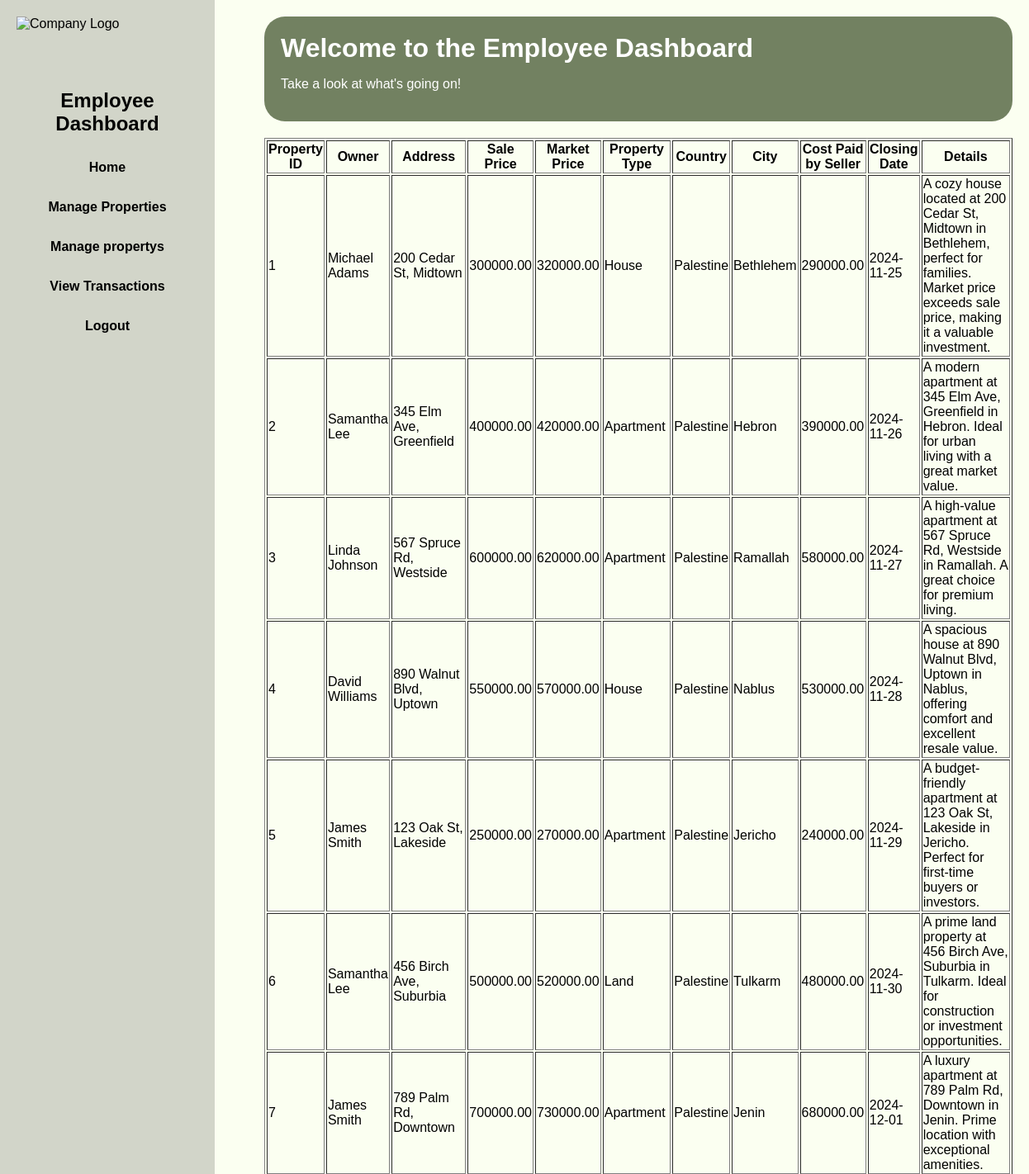
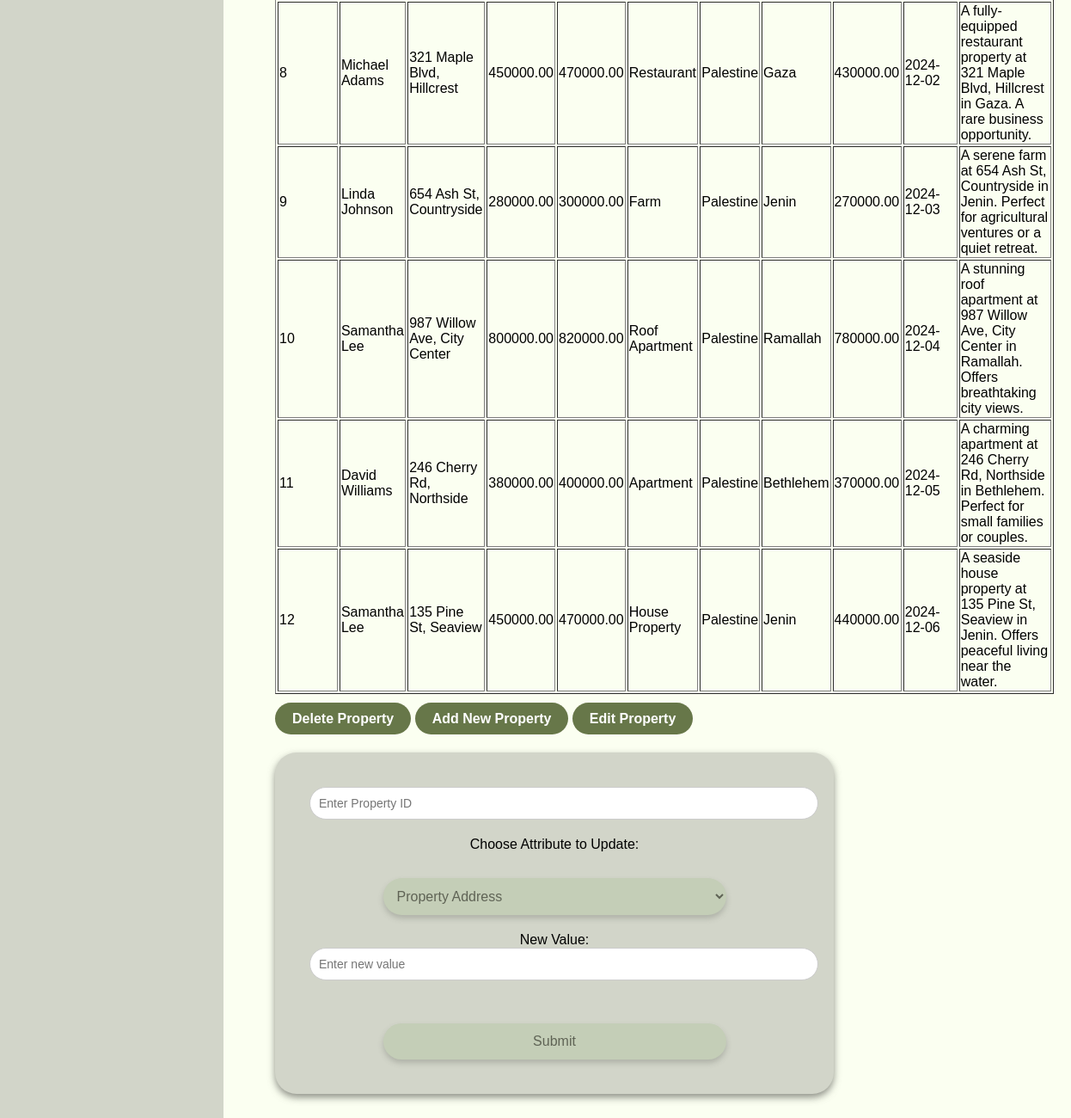
Screenshot of /edit_property.php with the database file from the repository (2 pictures, top to bottom).
### tables this page shows
CREATE TABLE property (
  propertyID INT AUTO_INCREMENT PRIMARY KEY,          
  ownerID INT,
  propertyAddress VARCHAR(255) NOT NULL,                       
  salePrice DECIMAL(15, 2),                        
  marketPrice DECIMAL(15, 2),                          
  propertyType VARCHAR(100),                            
  propertyCountry VARCHAR(100) NOT NULL,                        
  city VARCHAR(100) NOT NULL,                                   
  costPaidBySeller DECIMAL(15, 2),                    
  closingDate DATE NOT NULL,
  imagePath VARCHAR(255) NOT NULL,
  details TEXT,
  foreign key (ownerID) references owner (ownerID)
);

CREATE TABLE owner (
  ownerID INT AUTO_INCREMENT PRIMARY KEY,         
  ownerName VARCHAR(255) NOT NULL,                          
  address VARCHAR(255),                            
  email VARCHAR(100) NOT NULL UNIQUE,                              
  password VARCHAR(100) NOT NULL UNIQUE,                              
  registrationDate DATE,                           
  company VARCHAR(255),                             
  phoneNumber VARCHAR(20)
);

### edit_property.php (the view, shortened to what this page needs)
<!DOCTYPE html>
<html lang="en">
<head>
</head>
<body>
    <div class="container">
        <div class="sidebar">
            <?php
            echo '<img src="images/damanLogo.png" alt="Company Logo">';
        ?>
            <h2>Employee Dashboard</h2>
            <ul>
                <li><a href="employee.php">Home</a></li>
                <li><a href="manage_properties.php">Manage Properties</a></li>
                <li><a href="manage_propertys.php">Manage propertys</a></li>
                <li><a href="view_transactions.php">View Transactions</a></li>
                <li><a href="main.php">Logout</a></li>
            </ul>
        </div>
        <div class="main-content">
            <header style="background-color:rgb(114, 129, 97);">
                <h1>Welcome to the Employee Dashboard</h1>
                <p>Take a look at what's going on!</p>
            </header>
            <section class="overview">
            <?php
                    include 'MysqlConnection.php';
                    $sql = "SELECT P.propertyID, O.ownerName, P.propertyAddress, P.salePrice, P.marketPrice, P.propertyType, P.propertyCountry, P.city, P.costPaidBySeller, P.closingDate, P.details FROM property P, owner O where O.ownerID = P.ownerID order by P.propertyID";
                    $stmt = $conn->prepare($sql);
                    $stmt->execute();
                    $result = $stmt->get_result();
                    echo "<table border='1' style = 'width:100%;'>";
                    echo "<tr><th>Property ID</th><th>Owner</th><th>Address</th><th>Sale Price</th><th>Market Price</th><th>Property Type</th><th>Country</th><th>City</th><th>Cost Paid by Seller</th><th>Closing Date</th><th>Details</th></tr>";
                    while ($row = $result->fetch_assoc()) {
                        echo "<tr>";
                        echo "<td>" . htmlspecialchars($row['propertyID']) . "</td>";
                        echo "<td>" . htmlspecialchars($row['ownerName']) . "</td>";
                        echo "<td>" . htmlspecialchars($row['propertyAddress']) . "</td>";
                        echo "<td>" . htmlspecialchars($row['salePrice']) . "</td>";
                        echo "<td>" . htmlspecialchars($row['marketPrice']) . "</td>";
                        echo "<td>" . htmlspecialchars($row['propertyType']) . "</td>";
                        echo "<td>" . htmlspecialchars($row['propertyCountry']) . "</td>";
                        echo "<td>" . htmlspecialchars($row['city']) . "</td>";
                        echo "<td>" . htmlspecialchars($row['costPaidBySeller']) . "</td>";
                        echo "<td>" . htmlspecialchars($row['closingDate']) . "</td>";
                        echo "<td>" . htmlspecialchars($row['details']) . "</td>";
                        echo "</tr>";
                    }
                    echo "</table>";
                ?>
            </section>
            <section>
                <div class="action-buttons">
                    <a href="delete_property.php" class="button">Delete Property</a>
                    <a href="add_property.php" class="button">Add New Property</a>
                    <a href="edit_property.php" class="button">Edit Property</a>
                </div>
                <div class="login-container">
                    <form method="POST" action="">
                        <input type="number" name="propertyID" placeholder="Enter Property ID" required>
                        <label for="attribute_to_update">Choose Attribute to Update:</label>
                        <select name="attribute_to_update" id="attribute_to_update">
                            <option value="propertyAddress">Property Address</option>
                        </select><br>
                        <label for="new_value">New Value:</label><br>
                        <input type="text" name="new_value" id="new_value" value="" placeholder="Enter new value">
                        <button type="submit">Submit</button>
                    </form>
                </div>
            </section>
        </div>
    </div>
</body>
</html>

### edit_property.php (style rules this page uses)
body { font-family: Arial, sans-serif; margin: 0; padding: 0; background-color: rgb(251, 255, 241); }
.container { display: flex; min-height: 100vh; }
.container img { width: 100%; margin-bottom: 50px; }
.login-container { background-color: #d2d5c9; border-radius: 25px; padding: 40px; width: 570px; box-shadow: 0 4px 8px rgba(99, 100, 93, 0.72); text-align: center; margin-top: 30px; margin-bottom: 30px; }
.login-container input , .login-container select { width: 100%; padding: 10px; margin-bottom: 20px; border: 1px solid #ccc; border-radius: 25px; font-size: 14px; text-align: left; color: #555; }
.login-container button, .login-container select { width: 70%; padding: 12px; margin-top: 30px; background-color:rgb(196, 206, 183); color: rgb(95, 99, 85); border: none; border-radius: 25px; font-size: 16px; cursor: pointer; box-shadow: 0 4px 6px rgba(94, 97, 90, 0.29); transition: background-color 0.3s ease, transform 0.2s ease; }
.sidebar { background-color: #d2d5c9; color: black; width: 220px; position: fixed; padding: 20px; height: 100%; }
.sidebar h2 { text-align: center; }
.sidebar ul { list-style: none; padding: 0; }
.sidebar ul li { padding: 10px; margin: 10px 0; text-align: center; }
.sidebar ul li a { color: black; text-decoration: none; font-weight: bold; transition: transform 0.3s ease, box-shadow 0.3s ease; }
.main-content { flex: 1; padding: 20px; margin-left: 300px; }
header { background-color:rgb(239, 253, 223); padding: 20px; border-radius: 25px; margin-bottom: 20px; color: white; }
header h1 { margin: 0; }
.overview { margin-bottom: 20px; }
.button { background-color: rgb(103, 119, 73); color: white; padding: 10px 20px; text-decoration: none; border-radius: 25px; font-weight: bold; transition: transform 0.3s ease, box-shadow 0.3s ease; }

### rows the page displays
property: propertyID "1", ownerID.ownerName "Michael Adams", propertyAddress "200 Cedar St, Midtown", salePrice "300000.00", marketPrice "320000.00", propertyType "House", propertyCountry "Palestine", city "Bethlehem", costPaidBySeller "290000.00", closingDate "2024-11-25", details "A cozy house located at 200 Cedar St, Midtown in Bethlehem, perfect for families. Market price exceeds sale price, making it a valuable investment."
property: propertyID "2", ownerID.ownerName "Samantha Lee", propertyAddress "345 Elm Ave, Greenfield", salePrice "400000.00", marketPrice "420000.00", propertyType "Apartment", propertyCountry "Palestine", city "Hebron", costPaidBySeller "390000.00", closingDate "2024-11-26", details "A modern apartment at 345 Elm Ave, Greenfield in Hebron. Ideal for urban living with a great market value."
property: propertyID "3", ownerID.ownerName "Linda Johnson", propertyAddress "567 Spruce Rd, Westside", salePrice "600000.00", marketPrice "620000.00", propertyType "Apartment", propertyCountry "Palestine", city "Ramallah", costPaidBySeller "580000.00", closingDate "2024-11-27", details "A high-value apartment at 567 Spruce Rd, Westside in Ramallah. A great choice for premium living."
property: propertyID "4", ownerID.ownerName "David Williams", propertyAddress "890 Walnut Blvd, Uptown", salePrice "550000.00", marketPrice "570000.00", propertyType "House", propertyCountry "Palestine", city "Nablus", costPaidBySeller "530000.00", closingDate "2024-11-28", details "A spacious house at 890 Walnut Blvd, Uptown in Nablus, offering comfort and excellent resale value."
property: propertyID "5", ownerID.ownerName "James Smith", propertyAddress "123 Oak St, Lakeside", salePrice "250000.00", marketPrice "270000.00", propertyType "Apartment", propertyCountry "Palestine", city "Jericho", costPaidBySeller "240000.00", closingDate "2024-11-29", details "A budget-friendly apartment at 123 Oak St, Lakeside in Jericho. Perfect for first-time buyers or investors."
property: propertyID "6", ownerID.ownerName "Samantha Lee", propertyAddress "456 Birch Ave, Suburbia", salePrice "500000.00", marketPrice "520000.00", propertyType "Land", propertyCountry "Palestine", city "Tulkarm", costPaidBySeller "480000.00", closingDate "2024-11-30", details "A prime land property at 456 Birch Ave, Suburbia in Tulkarm. Ideal for construction or investment opportunities."
property: propertyID "7", ownerID.ownerName "James Smith", propertyAddress "789 Palm Rd, Downtown", salePrice "700000.00", marketPrice "730000.00", propertyType "Apartment", propertyCountry "Palestine", city "Jenin", costPaidBySeller "680000.00", closingDate "2024-12-01", details "A luxury apartment at 789 Palm Rd, Downtown in Jenin. Prime location with exceptional amenities."
property: propertyID "8", ownerID.ownerName "Michael Adams", propertyAddress "321 Maple Blvd, Hillcrest", salePrice "450000.00", marketPrice "470000.00", propertyType "Restaurant", propertyCountry "Palestine", city "Gaza", costPaidBySeller "430000.00", closingDate "2024-12-02", details "A fully-equipped restaurant property at 321 Maple Blvd, Hillcrest in Gaza. A rare business opportunity."
property: propertyID "9", ownerID.ownerName "Linda Johnson", propertyAddress "654 Ash St, Countryside", salePrice "280000.00", marketPrice "300000.00", propertyType "Farm", propertyCountry "Palestine", city "Jenin", costPaidBySeller "270000.00", closingDate "2024-12-03", details "A serene farm at 654 Ash St, Countryside in Jenin. Perfect for agricultural ventures or a quiet retreat."
property: propertyID "10", ownerID.ownerName "Samantha Lee", propertyAddress "987 Willow Ave, City Center", salePrice "800000.00", marketPrice "820000.00", propertyType "Roof Apartment", propertyCountry "Palestine", city "Ramallah", costPaidBySeller "780000.00", closingDate "2024-12-04", details "A stunning roof apartment at 987 Willow Ave, City Center in Ramallah. Offers breathtaking city views."
property: propertyID "11", ownerID.ownerName "David Williams", propertyAddress "246 Cherry Rd, Northside", salePrice "380000.00", marketPrice "400000.00", propertyType "Apartment", propertyCountry "Palestine", city "Bethlehem", costPaidBySeller "370000.00", closingDate "2024-12-05", details "A charming apartment at 246 Cherry Rd, Northside in Bethlehem. Perfect for small families or couples."
property: propertyID "12", ownerID.ownerName "Samantha Lee", propertyAddress "135 Pine St, Seaview", salePrice "450000.00", marketPrice "470000.00", propertyType "House Property", propertyCountry "Palestine", city "Jenin", costPaidBySeller "440000.00", closingDate "2024-12-06", details "A seaside house property at 135 Pine St, Seaview in Jenin. Offers peaceful living near the water."
